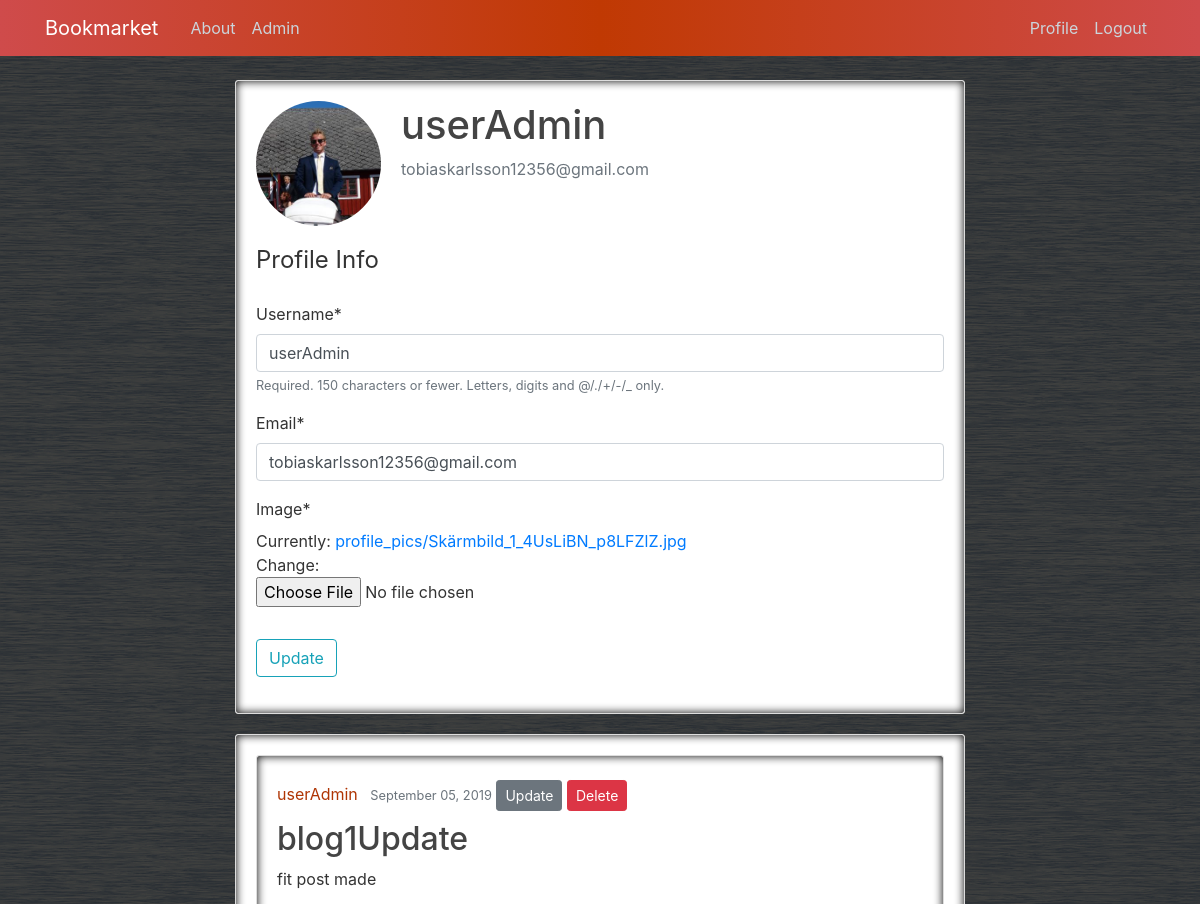
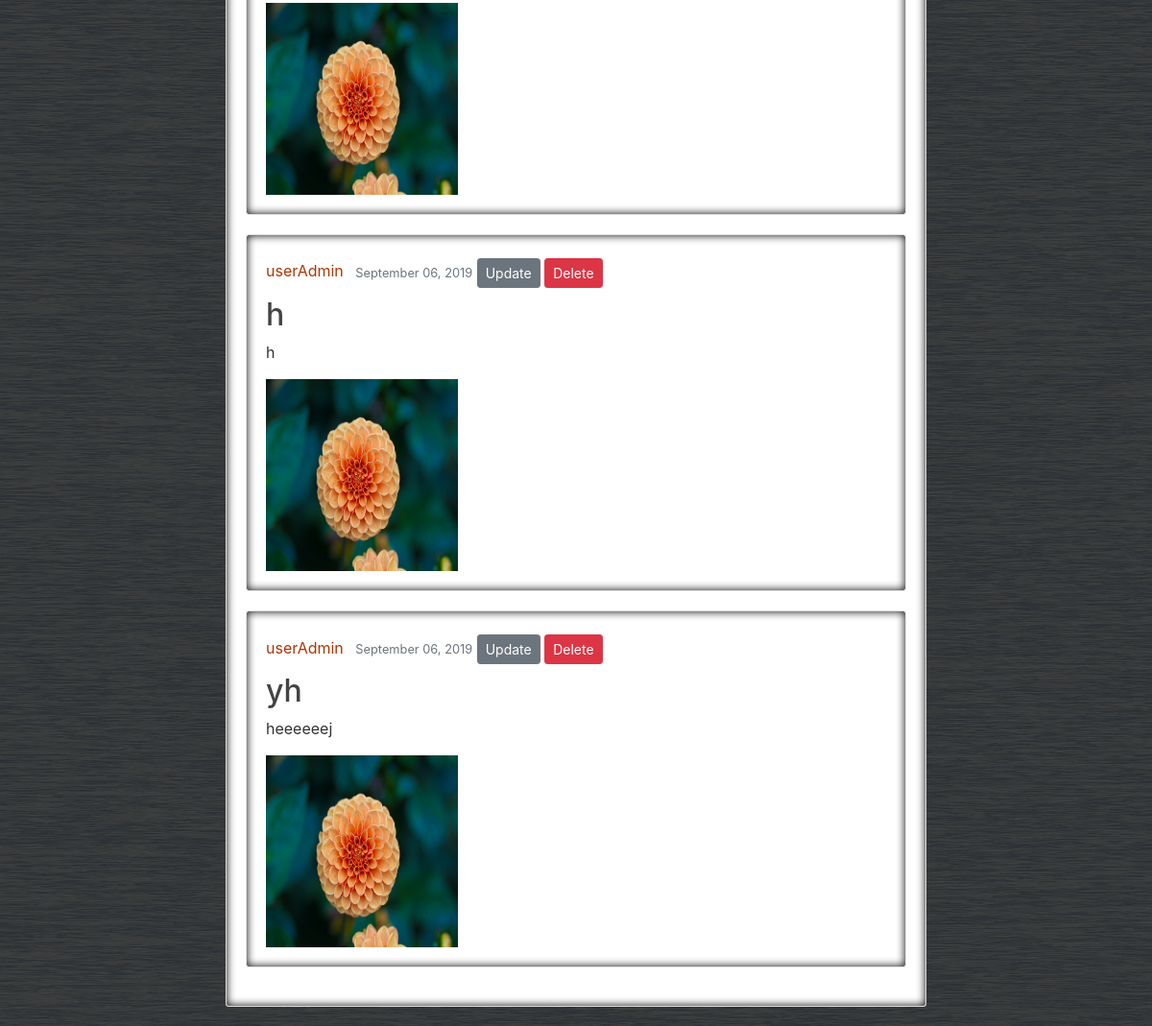
/profile/ (signed in), run on the app's committed database (2 pictures, top to bottom).
### users/models.py (models this page shows, shortened)
class Profile(models.Model):
    user = models.OneToOneField(User, on_delete=models.CASCADE)
    image = models.ImageField(default='default.jpg', upload_to='profile_pics')

### bookmarket/models.py (models this page shows, shortened)
class Post(models.Model):
    title = models.CharField(max_length=100)
    content = models.TextField()
    image = models.ImageField()
    price = models.DecimalField(max_digits=5, decimal_places=2, default="0.0")
    date_posted = models.DateTimeField(default=timezone.now)
    author = models.ForeignKey(User, on_delete=models.CASCADE)

### users/views.py (the view)
# urls.py: path('profile/', user_views.profile, name='profile'),
@login_required
def profile(request):
    if request.method == 'POST':
        u_form = UserUpdateForm(request.POST, instance=request.user)
        p_form = ProfileUpdateForm(request.POST,
                                   request.FILES,
                                   instance=request.user.profile)
        if u_form.is_valid() and p_form.is_valid():
            u_form.save()
            p_form.save()
            messages.success(request, f'Your account has been updated!')
            return redirect('profile')
    else:
        u_form = UserUpdateForm(instance=request.user)
        p_form = ProfileUpdateForm(instance=request.user.profile)
    context = {
        'u_form': u_form,
        'p_form': p_form,
        'posts': Post.objects.all()
    }
    return render(request, 'users/profile.html', context)

### users/forms.py
class UserUpdateForm(forms.ModelForm):
    email = forms.EmailField()
    class Meta:
        model = User
        fields = ['username', 'email']

class ProfileUpdateForm(forms.ModelForm):
    class Meta:
        model = Profile
        fields = ['image']

### users/templates/users/profile.html (shortened to what this page needs)
{% extends "bookmarket/base.html" %}
{% load crispy_forms_tags %}
{% block content %}
<div class="content-section">
    <div class="media">
        <img class="rounded-circle account-img" src="{{ user.profile.image.url }}">
        <div class="media-body">
            <h2 class="account-heading">{{ user.username }}</h2>
            <p class="text-secondary">{{ user.email }}</p>
        </div>
    </div>
    <for    m method="POST" enctype="multipart/form-data">
        <fieldset class="form-group">
            <legend class="bordor-bottom mb-4">Profile Info</legend>
            {{ u_form|crispy }}
            {{ p_form|crispy }}
        </fieldset>
        <div class="form-group">
            <button class="btn btn-outline-info" type="submit">Update</button>
        </div>
</div>
<div>
    <div class="content-section">
        {% for post in posts %}
    {% if post.author == user %}
 <article class="media content-section">
          <div class="media-body">
            <div class="article-metadata">
              <a class="mr-2" href="#">{{ post.author }}</a>
              <small class="text-muted">{{ post.date_posted|date:"F d, Y" }}</small>
              <a class="btn btn-secondary btn-sm mt-1 mb-1" href="{% url 'post-update' post.id %}">Update</a>
                  <a class="btn btn-danger btn-sm mt-1 mb-1" href="{% url 'post-delete' post.id %}">Delete</a>
            </div>
            <h2><a class="article-title" >{{ post.title }}</a></h2>
            <p class="article-content">{{ post.content }}</p>
            <img src="{{ post.image.url }}" width="200" height="200"  alt="Computer Hope" class="center">
          </div>
        </article>
{% endif %}
    {% endfor %}
    </div>
</div>
{% endblock content %}

### bookmarket/static/bookmarket/main.css (style rules this page uses)
body { background-image: url(../bookmarket/images/background_home2.jpg); color: #333333; margin-top: 5rem; }
h1, h2, h3, h4, h5, h6 { color: #444444; }
.content-section { background: #ffffff; padding: 10px 20px; border: 1px solid #dddddd; border-radius: 3px; margin-bottom: 20px; padding: 20px; box-shadow: inset 0 0 10px #000000; }
.article-title { color: #444444; }
.article-content { white-space: pre-line; }
.article-metadata { padding-bottom: 1px; margin-bottom: 4px; }
.account-img { height: 125px; width: 125px; margin-right: 20px; margin-bottom: 16px; }
.account-heading { font-size: 2.5rem; }
.mr-2 { color: rgb(175, 53, 4); }

### data on the page
Post: author "userAdmin", date_posted "September 05, 2019", title "blog1Update", content "fit post made", image (placeholder picture)
Post: author "userAdmin", date_posted "September 06, 2019", title "h", content "h", image (placeholder picture)
Post: author "userAdmin", date_posted "September 06, 2019", title "yh", content "heeeeeej", image (placeholder picture)

### other printed values
{{ user.username }} "userAdmin"
{{ user.email }} "tobiaskarlsson12356@gmail.com"
